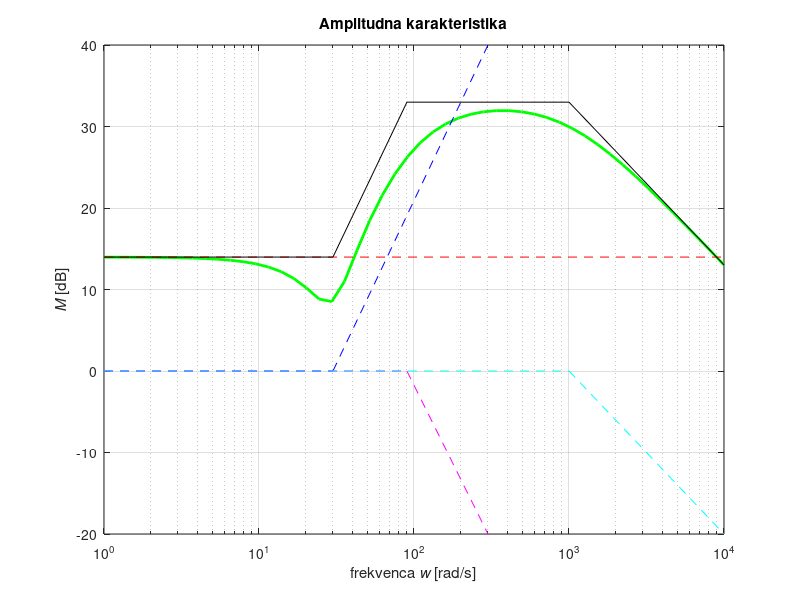
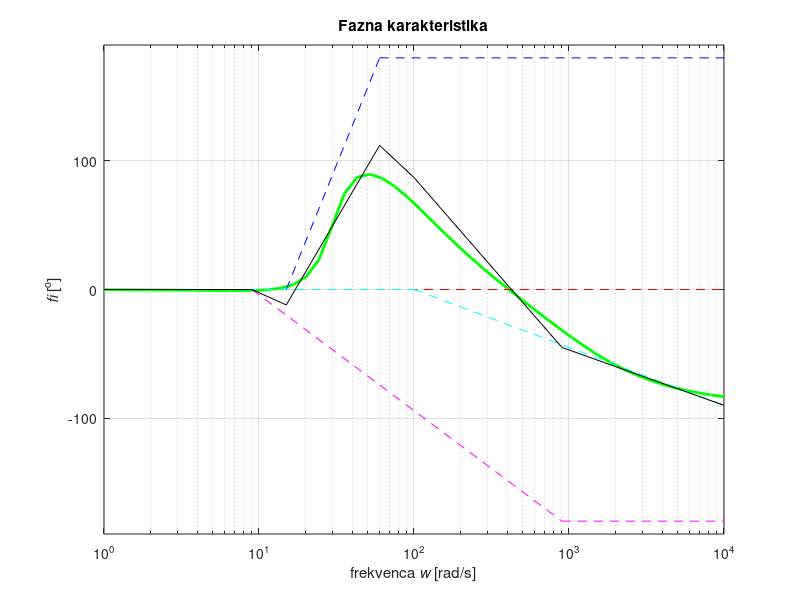

Write the MATLAB code that produced these figures, in order.
#LabSignaliVaja 1a

#            45000[s^2 + 18s +900]
# H(s) = ------------------------------
#            (s +90)^2 (s + 1000)
 

close all; clear all; clc;
#BODE  2 order
#Nastavitve 
  %w od kje do kje risat
  w = logspace(0,4);  #Frekvenca od kje rasati
  r_zac = 1e0
  r_kon = 1e4; 
  %Nastevitem magnetud amplitudnega grafa
  mag_low = -20;    
  mag_high = 40;
  #zapisemo ulomek kar direktno iz enacbe
  num =  45000 * [1 18 900];
  den = [1 1180 188100 8100000];
  
  
#BODE COMPUTER DRAW =======  
  #naredimo system matriko
  sys = tf(num, den);
  #pretvori v bode
  [mag, phase] = bode(sys, w);
  dbmag = 20*log10(mag);
#=========

#BODE 2 stopnje
#DRAW AOSINTOTE!!
  %poiscemo zeto numerator
  zeta_num = 18/(2*sqrt(900));
  wn = 30;
  %poiscemo zeto dominator
  zeta_dom = 1;
#apsimthote-> enacba pretvorjena, da dobimo pole in nicle
#            5*[1 + 2*0.3(s/30) + (s/30)^2]
# H(s) = -----------------------------------
#            (1+(s/90))^2 (1 + s/1000)
#V imenovalcu imamo a = 5 in 2 stopnje dode diagram zeta = 0.3;
   %posebej bomo morali računati amplitude in phase zaradi te značilnosti
#V števcu imamo 2 oklepaja. Prvi je Bode 2 stopnje, ampak je theta=1 in se lahko pretvori
    %v dva diagrama 1 stopnje, in se racuna vse x2.
    %Ta drug oklepaj je bode diagram 1 stopnje in se ga racuna po tastarem znanem postopku.

#Prepisani poli, nicle, konstanta    
a = 5;
b = 30;
c = 90;
d = 1000;

#Zapisemo v vektor "frekvenc", za manj pisanja in racunaja pri izrisu grafa
poli = [r_zac, 30,  90, 1000, r_kon]

#Oznacimo zacetek in konec
razpone = [r_zac r_kon];

#==============AMPLITUDE=====================

fig1 = figure(1);
set(fig1,'Units','centimeters','Position',[5 2 20 18]);
  %Bode Graph Computer Real Line
 semilogx(w, dbmag, 'g', 'LineWidth', 2); hold on;

 #_____________AMPSINTOTE___________________
 #A
 a_log = 20*log10(a);
 semilogx(razpone, [a_log a_log], 'r--');
 
 #B
 b_end = 40*log10(1e3/30)
 semilogx([r_zac 30], [0 0], 'b--', [30, 1e3], [0 b_end], 'b--');

 #C
  #Ker je zata=1, se lahko tega pretvori v 2dvojnega bodejovega
  % Zracunan padec je okoli -40dB. 
  c_end = -40*log10(r_kon/poli(3))
  semilogx([r_zac poli(3)], [0 0], 'm--', [poli(3) 1e3], [0, -40], 'm--')
 
 #D
 d_end = -20*log10(r_kon/poli(4))
 semilogx([r_zac poli(4)], [0 0], 'c--', [poli(4) r_kon], [0, d_end], 'c--')

 ##SKUPAJ
 a_z =  20*log10(a)
 b_z =   20*log10(sqrt( (1-(poli).^2./(b).^2).^2   +  (2*zeta_num.*(poli)./(b)).^2 )) 
 c_z =  -40* log10(sqrt(1+(poli./b).^2))
 c_z =  -20*log10(sqrt( (1-(poli).^2./(c).^2).^2   +  (2*zeta_dom.*(poli)./(c)).^2 )) 
 d_z = -20*log10(sqrt(1+(poli./d).^2))

  %Tukaj se napravi, zanka,kjer magnitude manjše od 3.5dB zamenjamo za 0
  %Razlog je bol naravnos in lepse crte dobimo
 for i=1:length(poli)
  if(abs(b_z(i)) < 3.5)
    b_z(i) = 0;
  endif
  
  if(abs(c_z(i)) < 3.5)
    c_z(i) = 0;
  endif
  
  if(abs(d_z(i)) < 3.5)
    d_z(i) = 0;
  endif
 endfor
a_z
b_z
c_z
d_z
 %Vrednosti aplitud, za posamezne nicle, pole, ki jih rabimo pri izrisu
 z = a_z + b_z + c_z + d_z
 
 %Risemo ampsintote
  semilogx([poli(1) poli(2)], [z(1), z(1)] , 'k')
  semilogx([poli(2) poli(3)], [z(1), z(4)] , 'k')
  semilogx([poli(3) poli(4)], [z(4), z(4)] , 'k')
  semilogx([poli(4) poli(5)], [z(4), z(5)] , 'k')
 axis([ razpone mag_low mag_high])
 xlabel('frekvenca {\itw} [rad/s]'); ylabel('{\itM} [dB]');

 grid on; title('Amplitudna karakteristika');
 pause(1);

  #############################PHASE########################

fig1 = figure(2);
  set(fig1,'Units','centimeters','Position',[5 2 20 18]);
  semilogx(w, phase, 'g', 'LineWidth', 2); hold on;
 
 #A
 a_draw = atand(a)
 semilogx(razpone, [0 0], 'r--');
 
 #B
 semilogx([r_zac poli(2)*0.5], [0 0], 'b--', [poli(2)*0.5 poli(2)*2], [0 180], 'b--', [poli(2)*2 r_kon], [180 180], 'b--');


% #C
  c_draw = -atand(c)
  semilogx([r_zac poli(3)/10], [0 0], 'm--', [poli(3)/10 poli(3)*10], [0 -180], 'm--', [poli(3)*10 r_kon], [-180 -180], 'm--');

% #D
  semilogx([r_zac poli(4)/10], [0 0], 'c--', [poli(4)/10 poli(4)*10], [0 -90], 'c--', [poli(4)*10 r_kon], [-90 -90], 'c--');

% ##SKUPAJ
  %Tukaj je blo na uč narejeno iz primera iz knjige
  %Vrednosti so iz grafa iz ubenika pobrane kar se tiče stopinj (-12, 112, 87...)
  semilogx([r_zac poli(3)/10], [0 0] , 'k');
  semilogx([poli(3)/10 poli(2)*0.5], [0 -12] , 'k');
  semilogx([poli(2)*0.5 poli(2)*2], [-12  112 ] , 'k');
  
  semilogx([poli(2)*2 poli(4)/10], [112  87 ] , 'k')
  semilogx([poli(4)/10 poli(3)*10], [87  -45 ] , 'k')
  semilogx([poli(3)*10 r_kon], [-45  -90 ] , 'k')
  
 axis([ razpone -190 190])
 xlabel('frekvenca {\itw} [rad/s]'); ylabel('{\itfi} [^o]');
 grid on; title('Fazna karakteristika') 
 pause(2);
 
